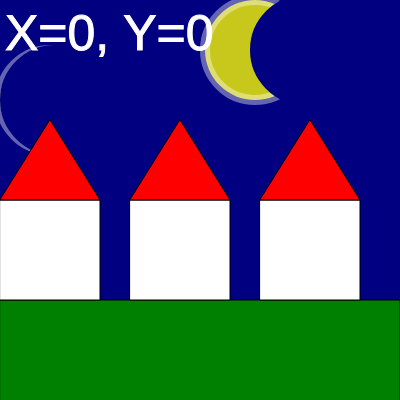
Frame 1 (no input)
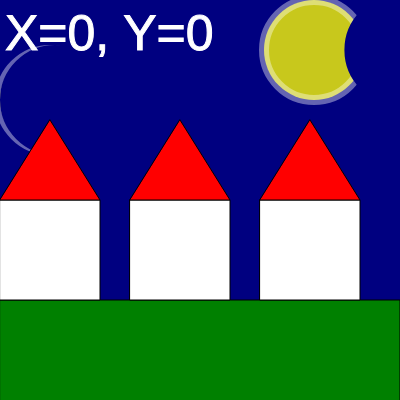
Frame 60 (no input)
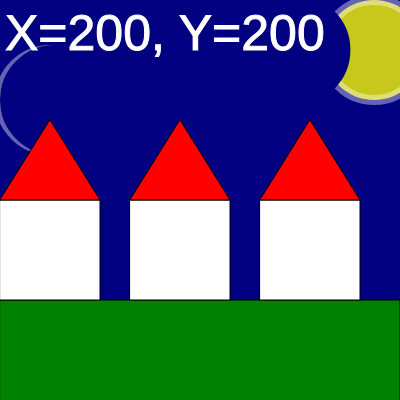
Frame 120 (the mouse pressed at the canvas centre since frame 60)

The p5.js sketch that drew these frames (run headless with seeded random() and noise() and a simulated clock; from frame 60 on, the mouse is pressed at the canvas centre):

// p5.js sketch
// ── sketch.js
let canvasXMax=400, canvasYMax=400;
let moonXpos=255;
let moonYpos=50;
let phase=50;
let diametro = 100;
function setup() {
  createCanvas(canvasXMax, canvasYMax);
}
function draw() {
  background("navy");
  //moon
  colorMode(RGB);
  drawMoon(moonXpos,moonYpos,diametro, phase)
  drawMoon(50,100,100, 5)

  stroke(0);//black outline
  strokeWeight(1);//outline thickness
  fill("green");
  let y = 300;
  rect(0, y, canvasXMax, y);
  stroke(0);//black outline
  strokeWeight(1);//outline thickness
  let x_casa =0;
  let house_height = 100, house_width=100;
  for(let numero_case=0; numero_case<3; numero_case++){
    fill("white");
    rect(x_casa, y-house_height , house_width, house_height);
    fill("red");
    let roof_height=80;
    triangle(x_casa, y-house_height , x_casa+house_width, y-house_height, x_casa+(house_width/2), y-house_height-roof_height);
    x_casa += house_width+30;
    phase = phase+0.2;

    if(phase > diametro){
      phase= -diametro;
    }
  }
  //displays the x and y position of the mouse on the canvas
  stroke("white");
  strokeWeight(1);
  fill(255);//white text
  textSize(50)
  text(`X=${mouseX}, Y=${mouseY}`, 5, 50);
  moonXpos= (moonXpos+1) % canvasXMax;
}

function drawMoon(xMoon, yMoon, dMoon,phase){
  push();
  fill(255, 255, 0, 200);
  stroke(255, 255, 255, 100)
  strokeWeight(10); //large outline
  circle(xMoon, yMoon, dMoon)
  //overlappin circle
  translate(phase,0)
  stroke("navy");
  fill("navy");
  circle(xMoon, yMoon, dMoon);
  pop();
}
